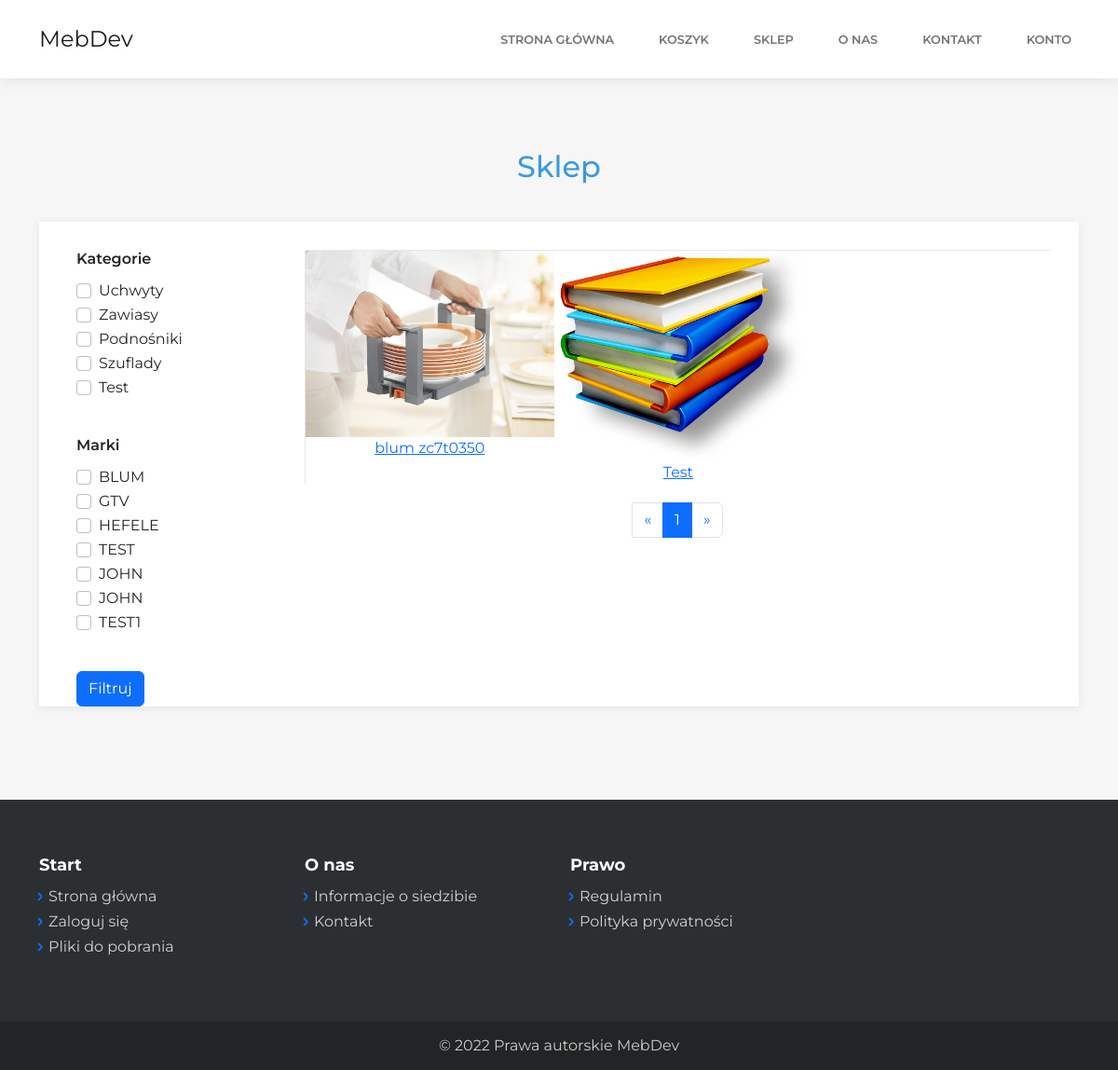
The page /catalog-page.php on the database its author committed.
### tables this page shows
CREATE TABLE `category` (
  `id` int(11) NOT NULL,
  `name` text NOT NULL
);

CREATE TABLE `brands` (
  `id` int(11) NOT NULL,
  `name` text NOT NULL
);

CREATE TABLE `products` (
  `id` int(11) NOT NULL,
  `name` text NOT NULL,
  `description` text NOT NULL,
  `id_brand` int(11) NOT NULL,
  `id_category` int(11) NOT NULL,
  `picture` text NOT NULL,
  `price` double DEFAULT NULL
);

### catalog-page.php (the view, shortened to what this page needs)
<?php
include 'includes/header.php';
?>
    <main class="page catalog-page">
        <section class="clean-block clean-catalog dark">
            <div class="container">
                <div class="block-heading">
                    <h2 class="text-info">Sklep</h2>
                </div>
                <div class="content">
                    <div class="row">
                        <div class="col-md-3">
                            <div class="d-none d-md-block">
                                <div class="filters">
								<form action="catalog-page.php" method="GET">
                                    <div class="filter-item">
                                        <h3>Kategorie</h3>
										<?php
										require_once "config.php";
										$results = mysqli_query($link, "SELECT name, id FROM category");
										$i = 1;
										while($row = mysqli_fetch_row($results)){
											echo '<div class="form-check"><input class="form-check-input" type="checkbox" id="formCheck-'.$i.'" name="Categories[]" value="'.$row[1].'"><label class="form-check-label" for="formCheck-'.$i.'">'.$row[0].'</label></div>';
											$i = $i+1;
										}
										?>
                                    </div>
                                    <div class="filter-item">
                                        <h3>Marki</h3>
										<?php
										$results = mysqli_query($link, "SELECT name, id FROM brands");
										while($row = mysqli_fetch_row($results)){
											echo '<div class="form-check"><input class="form-check-input" type="checkbox" id="formCheck-'.$i.'" name="Brands[]" value="'.$row[1].'"><label class="form-check-label" for="formCheck-'.$i.'">'.$row[0].'</label></div>';
											$i = $i+1;
										}
										?>
                                    </div>
									<button class="btn btn-primary" type="submit" >Filtruj</button>
								</form>
                                </div>
                            </div>
                        </div>
                        <div class="col-md-9">
                            <div class="products">
                                <div class="row g-0" id="product">
									<?php
										$query1 = "SELECT P.id, P.name, picture FROM products P JOIN category C ON P.id_category = C.id JOIN brands B ON B.id = P.id_brand";
										$query = $query1;
										$query3 = "";
										if(empty($_GET["page"])==false && $_GET["page"] != 1)
										{
											$max = $_GET["page"]*10-1;
											$min = $max-10;
											$query3 = " LIMIT {$min}, {$max}";
										}
										else{
											$query3 = " LIMIT 0, 9";
										}
										$query .= $query3;
										$results = mysqli_query($link, $query);
										while($row = mysqli_fetch_row($results)){
											echo '<div class="col-12 col-md-6 col-lg-4" style="text-align: center;">';
											echo '<img class="img-fluid" src="assets/img/products/'.$row[2].'">';
											echo '<a href="product-page.php?id='.$row[0].'">'.$row[1].'<a>';
											echo '</div>';
										}
									?>
                                </div>
                                <nav>
                                    <ul class="pagination">
										<?php
										$results = mysqli_query($link, "SELECT count(id) FROM products");
										$j = 0;
										$result = mysqli_fetch_row($results);
										$url = '//'.$_SERVER["HTTP_HOST"].$_SERVER["REQUEST_URI"];
										if(!empty($_GET["page"]) && $_GET["page"] != 1){
											$pre = $_GET["page"]-1;
											if(strpos($url, "?")){
												echo '<li class="page-item"><a class="page-link" aria-label="Previous" href="'.$url.'&page='.$pre.'"><span aria-hidden="true">«</span></a></li>';
											}
											else
											{
												echo '<li class="page-item"><a class="page-link" aria-label="Previous" href="'.$url.'?page='.$pre.'"><span aria-hidden="true">«</span></a></li>';
											}
										}
										else
										{
											echo '<li class="page-item"><a class="page-link" aria-label="Previous"><span aria-hidden="true">«</span></a></li>';
										}
										while($j < $result[0]/10){
											$j=$j+1;
											if((empty($_GET["page"])==true && $j==1)||$_GET["page"]==$j)
											{
												$if = strpos($url, "?");
												if($if){
													echo '<li class="page-item active"><a class="page-link" href="'.$url.'&page='.$j.'">'.$j.'</a></li>';
												}
												else{
													echo '<li class="page-item active"><a class="page-link" href="'.$url.'?page='.$j.'">'.$j.'</a></li>';
												}
											}
										}
										if(!empty($_GET["page"])){
											if($_GET["page"] == $j){
												echo '<li class="page-item"><a class="page-link" aria-label="Next"><span aria-hidden="true">»</span></a></li>';
											}
											else{
												$next = $_GET["page"]+1;
												if(strpos($url, "?")){
													echo '<li class="page-item"><a class="page-link" aria-label="Next" href="'.$url.'&page='.$mext.'"><span aria-hidden="true">»</span></a></li>';
												}
												else
												{
													echo '<li class="page-item"><a class="page-link" aria-label="Next" href="'.$url.'?page='.$next.'"><span aria-hidden="true">»</span></a></li>';
												}
											}
										}
										else{
											if($j > 1){
											if(strpos($url, "?")){
												echo '<li class="page-item"><a class="page-link" aria-label="Next" href="'.$url.'&page=2"><span aria-hidden="true">»</span></a></li>';
											}
											else
											{
												echo '<li class="page-item"><a class="page-link" aria-label="Next" href="'.$url.'?page=2"><span aria-hidden="true">»</span></a></li>';
											}
											}
											else
											{
												echo '<li class="page-item"><a class="page-link" aria-label="Next"><span aria-hidden="true">»</span></a></li>';
											}
										}
										?>
                                    </ul>
                                </nav>
                            </div>
                        </div>
                    </div>
                </div>
            </div>
        </section>
    </main>
<?php
include 'includes/footer.php';
?>

### includes/header.php (shortened to what this page needs)
<!DOCTYPE html>
<html lang="pl">
<head>
    <link rel="stylesheet" href="assets/bootstrap/css/bootstrap.min.css">
    <link rel="stylesheet" href="assets/fonts/simple-line-icons.min.css">
    <link rel="stylesheet" href="https://cdnjs.cloudflare.com/ajax/libs/baguettebox.js/1.11.1/baguetteBox.min.css">
    <link rel="stylesheet" href="assets/css/vanilla-zoom.min.css">
</head>
<body>
    <nav class="navbar navbar-light navbar-expand-lg fixed-top bg-white clean-navbar">
        <div class="container"><a class="navbar-brand logo" href="index.php">MebDev</a>
            <div class="collapse navbar-collapse" id="navcol-1">
                <ul class="navbar-nav ms-auto">
                    <li class="nav-item"><a class="nav-link" href="index.php">Strona główna</a></li>
                    <li class="nav-item"><a class="nav-link" href="shopping-cart.php">Koszyk</a></li>
                    <li class="nav-item"><a class="nav-link" href="catalog-page.php">Sklep</a></li>
                    <li class="nav-item"><a class="nav-link" href="about-us.php">o nas</a></li>
                    <li class="nav-item"><a class="nav-link" href="contact-us.php">kontakt</a></li>
                    <?php
					if(empty($_SESSION["loggedin"]) == false){
						if($_SESSION["loggedin"]==true){
							echo '<a class="nav-link" href="edit.php">'.$_SESSION["username"] .'</a>';
						}
						else{
							echo '<a class="nav-link" href="login.php"><span>Konto</span></a>';
						}
					}
					else{
						echo '<a class="nav-link" href="login.php"><span>Konto</span></a>';
					}
                    ?>
                </ul>
            </div>
        </div>
    </nav>

### includes/footer.php (shortened to what this page needs)
<footer class="page-footer dark">
        <div class="container">
            <div class="row">
                <div class="col-sm-3">
                    <h5>Start</h5>
                    <ul>
                        <li><a href="index.php">Strona główna</a></li>
                        <li><a href="login.php">Zaloguj się</a></li>
                        <li><a href="#">Pliki do pobrania</a></li>
                    </ul>
                </div>
                <div class="col-sm-3">
                    <h5>O nas</h5>
                    <ul>
                        <li><a href="about-us.php">Informacje o siedzibie</a></li>
                        <li><a href="contact-us.php">Kontakt</a></li>
                    </ul>
                </div>
                <div class="col-sm-3">
                    <h5>Prawo</h5>
                    <ul>
                        <li><a href="#">Regulamin</a></li>
                        <li><a href="#">Polityka prywatności</a></li>
                    </ul>
                </div>
            </div>
        </div>
        <div class="footer-copyright">
            <p>© 2022 Prawa autorskie MebDev</p>
        </div>
    </footer>
</body>
</html>

### rows shown on the page
category: name "Uchwyty"
category: name "Zawiasy"
category: name "Podnośniki"
category: name "Szuflady"
category: name "Test"
brands: name "BLUM"
brands: name "GTV"
brands: name "HEFELE"
brands: name "TEST"
brands: name "JOHN"
brands: name "JOHN"
brands: name "TEST1"
products: picture (picture), name "blum zc7t0350"
products: picture (picture), name "Test"
